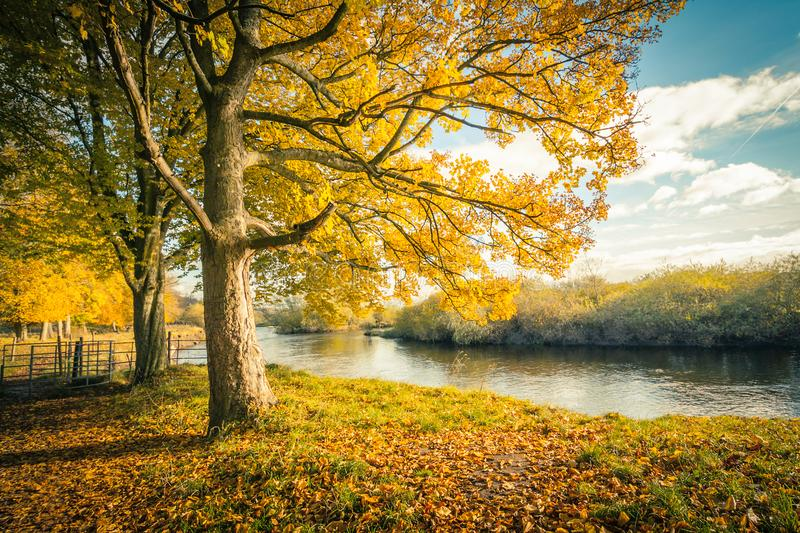
#> input picture tree.jpg, 800 x 533 px
$ jupyter execute 'Color Identification - Image.ipynb'   (shell and % lines are left out)
#> lines starting #> are read from the running program, lines starting #| are printed output that depends on the picture
# ADITYA R ACHAR

# Graduate Rotational Internship Program - The Sparks Foundation

# Color Identification in Image

# Category : Computer Vision and IOT

# 1) Importing all the necessary Libraries

[cell 1]
from sklearn.cluster import KMeans
import matplotlib.pyplot as plt      #matplotlib for plotting related instructions
import numpy as np                   #importing numpy as we need to work on n-dimensional arrays
import cv2                           #importing cv2 from OpenCV-Python for image processing
from collections import Counter
from skimage.color import rgb2lab, deltaE_cie76
import os

# 2) Taking the image

[cell 2]
image = cv2.imread('tree.jpg')
#> image is the input picture: shape (533, 800, 3); mean B, G, R 69, 128.2, 149.6
print("The type of image is",type(image))
#| The type of image is <class 'numpy.ndarray'>
print("The dimension of the image is",np.shape(image))
#| The dimension of the image is (533, 800, 3)
plt.imshow(image)

Here, the Type of input is shown as numpy.ndarray. This is because when working with OpenCV Python, images are stored in numpy array.

Also the dimensions of the array is got using the np.shape()
which gives the height, width and no. of channels.

OpenCV by default reads the color order in BGR. Thus the image is somewhat looking discoloured.

We convert the image intO RGB format.

[cell 3]
image = cv2.cvtColor(image, cv2.COLOR_BGR2RGB)
plt.imshow(image)

        This is the image in RGB format.

# 3) Applying KMeans Algorithm to identify colors in the image

[cell 4]
# KMeans expects flattened array as input. So, we need to reshape the image.reshape().
img = image.reshape((image.shape[0] * image.shape[1] , 3))

# n_clusters specifies the number of dominant colors to be identified from the image.
n_clusters = 8

kmeans= KMeans(n_clusters)
kmeans.fit(img)

colors=kmeans.cluster_centers_
# colors is a numpy array containing the pixel value of 10 most dominant colors.

labels=kmeans.labels_
# Each pixel value of the image is given a particular label.
# These labels identify each pixels of the image among the 10 dominant colors.

print("The top 10 colors has pixel values as :\n",colors)
print("\nThe labels given to each pixels in the image are:\n",labels)
print("\nThe size of the labels is : ",np.size(labels))

counts=Counter(labels)
# Counter() gives the count of the pixels with the respective labels.
print(counts)
counts = dict(sorted(counts.items()))
# sorted() sorts the the counts in ascending order and dict() creates a dictionary.
print("\nThe number of pixels with each labels are :\n ",counts)

# Now plotting the piechart of the dominant colors identified in the image.
print("\nThe most dominant colors are shown in the below pie chart: \n")
fig=plt.figure(figsize = (12, 6))
plt.pie(counts.values(), labels=counts.keys(), colors = np.array(colors/255))
plt.show()
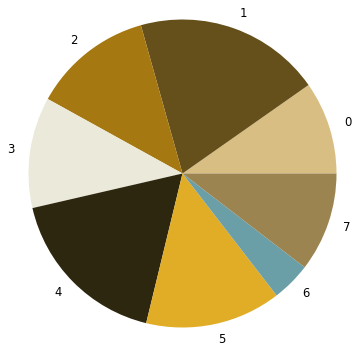
#> figure drawn by matplotlib, 1 panel


$ run again, with bird.jpg copied over tree.jpg
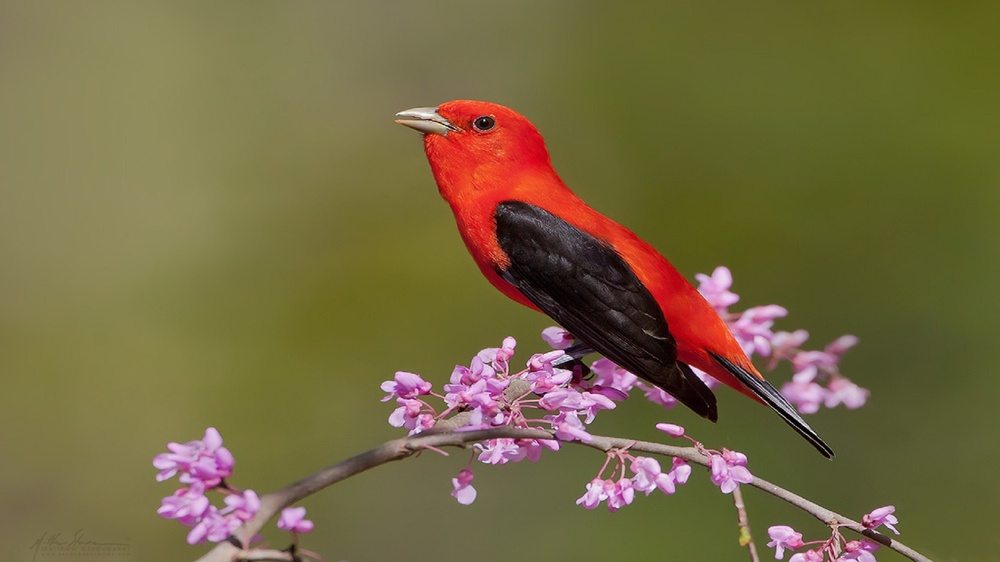
#> input picture bird.jpg, 1000 x 562 px, shrunk from 1920 x 1080 before the run
#> image is the input picture: shape (562, 1000, 3); mean B, G, R 65.6, 105, 117.9
#| The type of image is <class 'numpy.ndarray'>
#| The dimension of the image is (562, 1000, 3)
#> `plt.show()`:
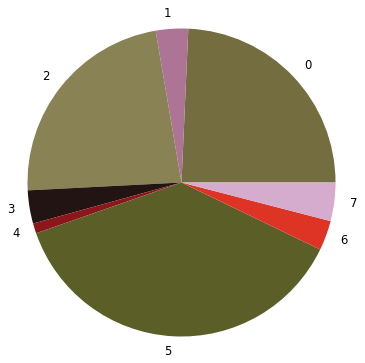
#> figure drawn by matplotlib, 1 panel

$ run again, with cheetah.png saved as tree.jpg
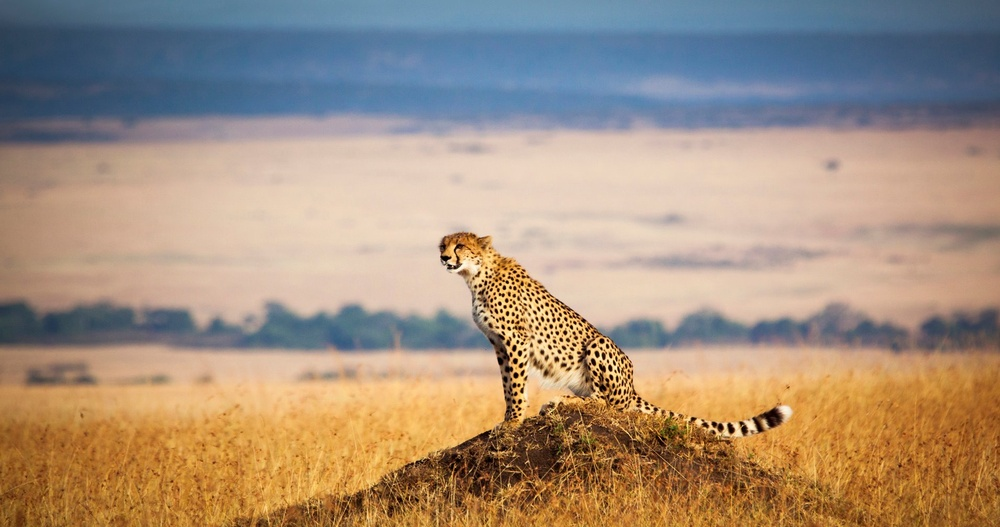
#> input picture cheetah.png, 1000 x 527 px, shrunk from 1910 x 1007 before the run
#> image is the input picture: shape (527, 1000, 3); mean B, G, R 125.3, 144.3, 164.8
#| The type of image is <class 'numpy.ndarray'>
#| The dimension of the image is (527, 1000, 3)
#> `plt.show()`:
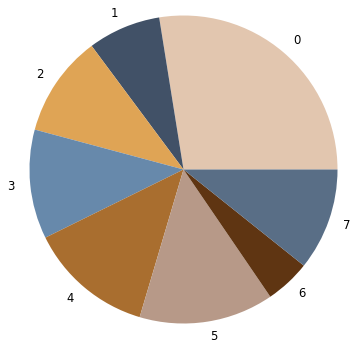
#> figure drawn by matplotlib, 1 panel
